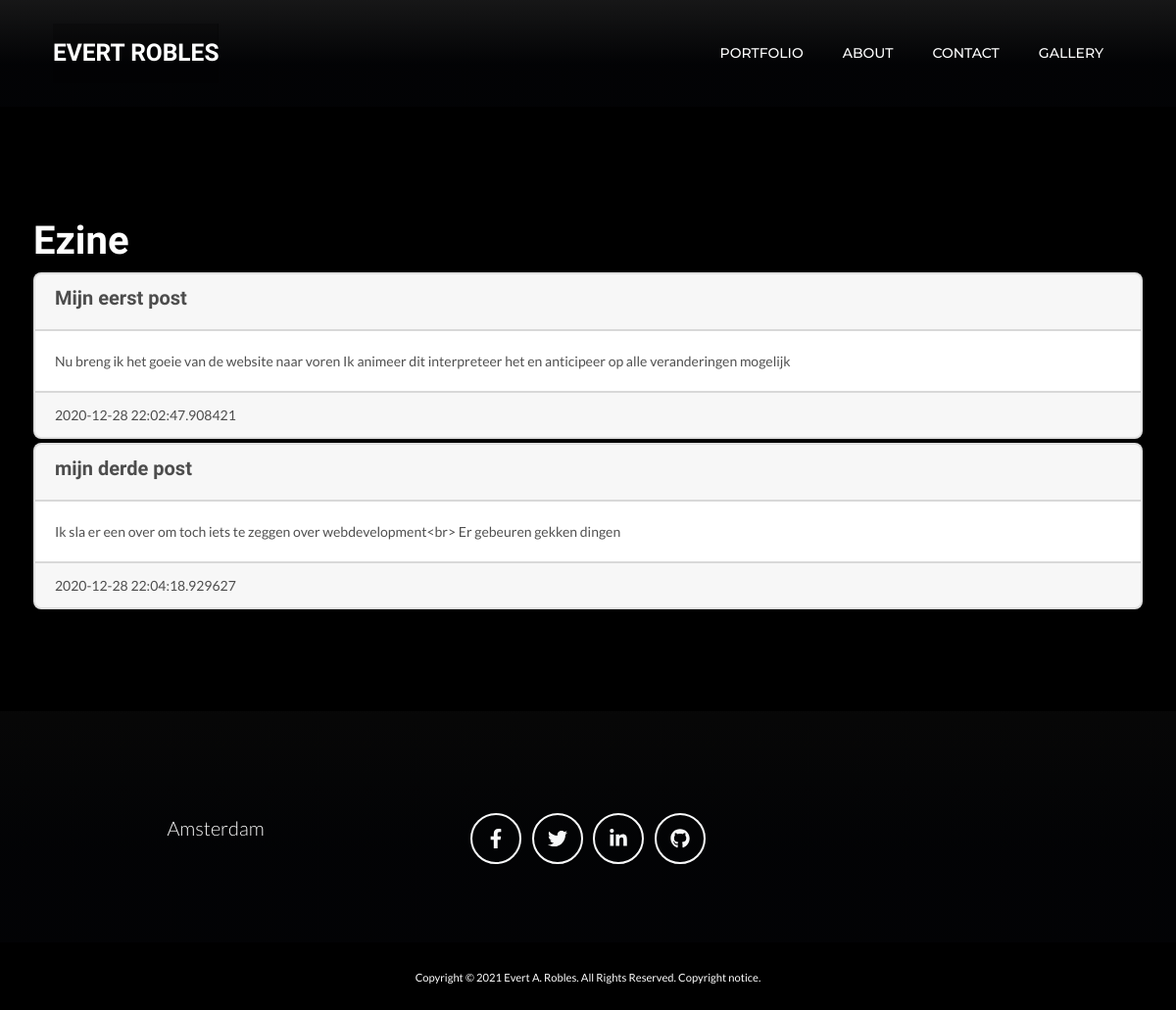
The page /EZine on the database as committed earlier.
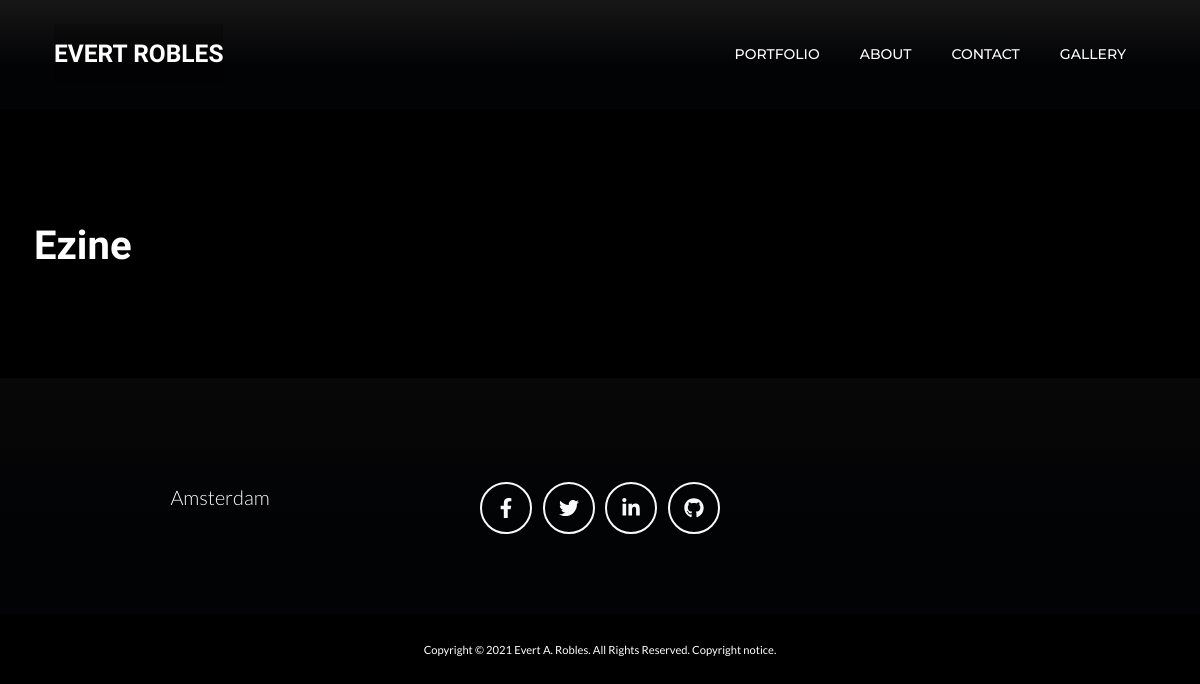
The same page on the database as committed later.
### models.py (models this page shows, shortened)
class Article(db.Model):
    id = db.Column(db.Integer,primary_key=True)
    subject = db.Column(db.String(40),unique=True,nullable=False)
    body = db.Column(db.Text)
    date_created = db.Column(db.DateTime)

### server.py (the view)
@app.route("/EZine")
def e_zine():
    articles = Article.query.all()
    return render_template("ezine.html", Title='ezine',articles=articles)

### templates/ezine.html (shortened to what this page needs)
{%extends 'layout.html'%}
{%block styling%}
<link rel="stylesheet" href="/static/css/dashboard.css">
<link rel="stylesheet" href="/static/css/ezine.css" />
{%endblock%}
{%block content%}
{%include 'includes/nav.html'%}
<div class="container mt-5 p-1">
    <div class="ezine-head">
        <h1>Ezine</h1>
        {%for article in articles%}
        <div class="card mb-1">
            <div class="card-header text-black">
                <h5>{{article.subject}}</h5>
            </div>
            <div class="card-body text-black">
                {{article.body}}
            </div>
            <div class="card-footer text-black">
                {{article.date_created}}
            </div>
        </div>
        {%endfor%}
    </div>
</div>
{%endblock%}

### templates/layout.html (shortened to what this page needs)
<!DOCTYPE html>
<html lang="nl">
<head>
    <link href="/static/css/style.css" rel="stylesheet" />
    {%block styling%}{%endblock%}
</head>
<body id="page-top">
    {%block content%}{%endblock%}
    {%include 'includes/footer.html'%}
</body>
</html>

### templates/includes/nav.html (shortened to what this page needs)
<nav class="navbar eanav navbar-expand-lg text-uppercase fixed-top" id="mainNav">
    <div class="container">
        <a class="navbar-brand js-scroll-trigger" href="/#page-top">Evert Robles</a>
        <div class="collapse navbar-collapse" id="navbarResponsive">
            <ul class="navbar-nav ml-auto">
                <li class="nav-item mx-0 mx-lg-1"><a class="nav-link py-3 px-0 px-lg-3  js-scroll-trigger"
                        href="/#portfolio">Portfolio</a></li>
                <li class="nav-item mx-0 mx-lg-1"><a class="nav-link py-3 px-0 px-lg-3 js-scroll-trigger"
                        href="/#about">About</a></li>
                <li class="nav-item mx-0 mx-lg-1"><a class="nav-link py-3 px-0 px-lg-3 js-scroll-trigger"
                        href="/#contact">Contact</a></li>
                    <li class="nav-item mx-0 mx-lg-1"><a class="nav-link py-3 px-0 px-lg-3 js-scroll-trigger"
                        href="/gallery">Gallery</a></li>
            </ul>
        </div>
    </div>
</nav>

### templates/includes/footer.html (shortened to what this page needs)
<footer class="footer text-center ">
    <div class="container">
        <div class="row">
            <div class="col-lg-4 mb-5 mb-lg-0">
                <p class="lead mb-0">
                    Amsterdam
                </p>
            </div>
            <div class="col-lg-4 mb-5 mb-lg-0">
                <a class="btn btn-outline-light btn-social mx-1" href="https://www.facebook.com/evertroblesartist"><i class="fab fa-fw fa-facebook-f"></i></a>
                <a class="btn btn-outline-light btn-social mx-1" href="https://twitter.com/RoblesEvert"><i class="fab fa-fw fa-twitter"></i></a>
                <a class="btn btn-outline-light btn-social mx-1" href="https://www.instagram.com/evertrobles"><i class="fab fa-fw fa-linkedin-in"></i></a>
                <a class="btn btn-outline-light btn-social mx-1" href="https://www.tumblr.com/blog/view/evertrobles"><i class="fab fa-fw fa-github"></i></a>
            </div>
            <div class="col-lg-4">
            </div>
        </div>
    </div>
</footer>
<div class="copyright py-4 text-center text-white">
    <div class="container"><small>Copyright © 2021 Evert A. Robles. All Rights Reserved. Copyright notice. <a href="copyright-notice.html"></a></small></div>
</div>

### static/css/dashboard.css (style rules this page uses)
body { font-size: .875rem; background-color:#000000; }
.navbar-brand { padding-top: .75rem; padding-bottom: .75rem; font-size: 1rem; background-color: rgba(0, 0, 0, .25); box-shadow: inset -1px 0 0 rgba(0, 0, 0, .25); }
.footer { padding-top: 5rem; padding-bottom: 5rem; background:linear-gradient(to bottom, rgba(12, 12, 12, 0.6) 0%, rgba(4, 5, 8, 0.6)60%); color: #fff; z-index: 9999; }
.eanav { background:linear-gradient(to bottom, rgba(38, 38, 39, 0.6) 0%, rgba(4, 5, 8, 0.6)60%) !important; }
.copyright { color: #fff; }

### static/css/ezine.css (style rules this page uses)
.ezine-head { padding-top: calc(6rem + 74px); padding-bottom: 6rem; min-height: 4rem; }

Rows that differ between the two databases and show on the page:
removed Article: subject "Mijn eerst post", body "Nu breng ik het goeie van de website naar voren Ik animeer dit interpreteer het en anticipeer op alle veranderingen mogelijk", date_created "2020-12-28 22:02:47.908421"
removed Article: subject "mijn derde post", body "Ik sla er een over om toch iets te zeggen over webdevelopment<br> Er gebeuren gekken dingen", date_created "2020-12-28 22:04:18.929627"
